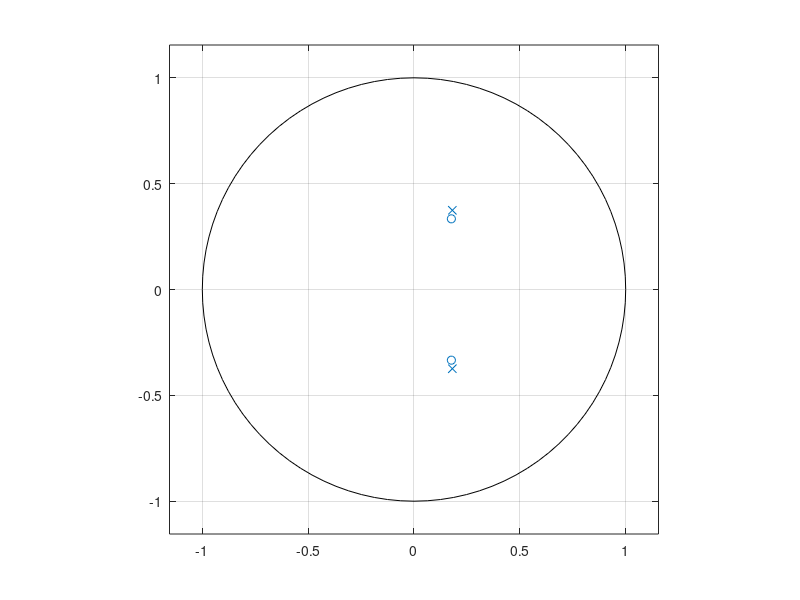
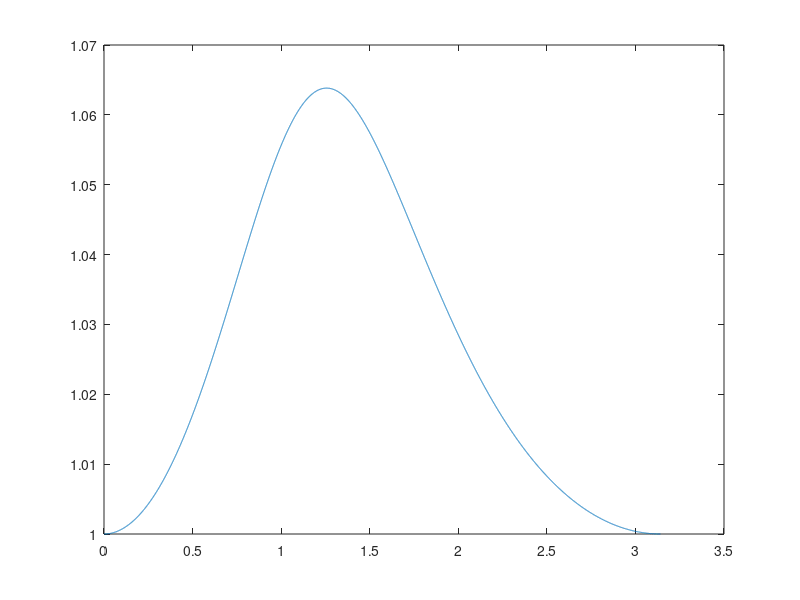

Reproduce these figures in MATLAB, in order.
%%

clc
clear

N = 500;
n = 1:N;
x = sin(5*pi*n/N) + 0.5*randn(1, N);        % Input signal

fc = 0.2;
[b, a] = butter(2, 2*fc);  
[H,om] = freqz(b,a,10000);
figure(1)
plot(om, abs(H))


%% three knob tone
clear
clc

G = 0.94;
Q = 0.999;
fc = 0.2;  % w = 2*pi*f
wc = 2*pi*fc;
B = wc/Q
Gsq = sqrt(G);
tanB = tan(B/2);

a = [Gsq+G*tanB -2*Gsq*cos(wc) Gsq-G*tanB];
b = [Gsq+tanB -2*Gsq*cos(wc) Gsq-tanB];
[H,om] = freqz(b,a,10000);
figure(1)
zplane(b,a)
figure(2)
plot(om, abs(H))